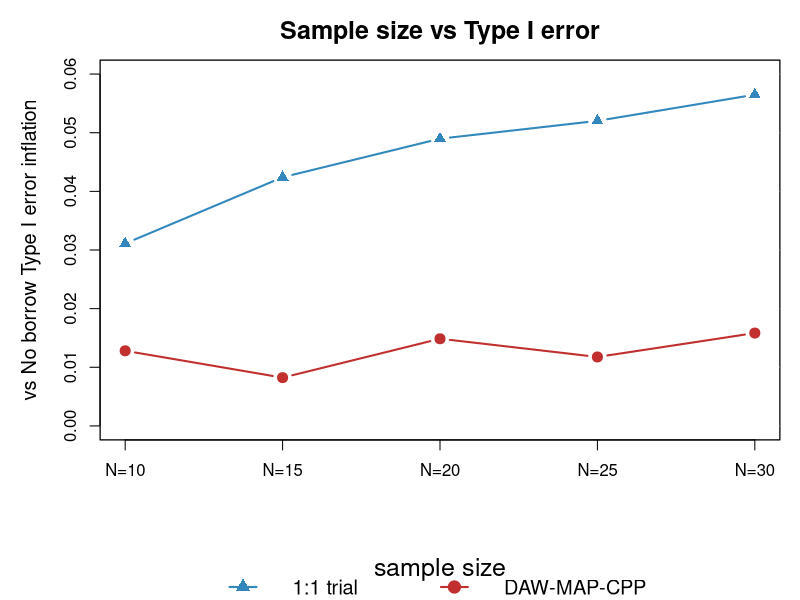

Here is the R script that generated this plot:
# 创建数据向量
vec1 <- c(0.031104928,0.042406782,0.048982512,0.052021401,0.056484897)
vec2 <- c(0.012810811,0.00823292,0.014864865,0.011760493,0.015837838)
x_labels <- c("N=10", "N=15","N=20", "N=25", "N=30")
# 设置绘图参数，增加底部边距以容纳图例和标签
par(mar = c(8, 5, 3, 1))  # 进一步增加底部边距
par(bg = "white")  # 设置白色背景

# 创建基本画布
plot(NA, 
     xlim = c(1, length(vec1)), 
     ylim = c(0,0.06), 
     type = "n",
     xaxt = "n",
     xlab = "",
     ylab = "vs No borrow Type I error inflation",
     main = "Sample size vs Type I error",
     cex.lab = 1.2,
     cex.main = 1.5,
     panel.first = {
       rect(par("usr")[1], par("usr")[3],
            par("usr")[2], par("usr")[4],
            col = "white")
       grid(nx=NA, ny=NULL, col="white", lty=3)
     })

# 添加横坐标轴
axis(1, at = 1:5, labels = x_labels, cex.axis=1, las=1)

# 绘制折线
lines(1:5, vec1, type="b", col="#3288BD", lwd=2, pch=17, cex=1.2)
lines(1:5, vec2, type="b", col="#C22F2F", lwd=2, pch=19, cex=1.2)

# 在坐标系外添加横排图例，去掉边框，增加间距
legend(x = "bottom",             
       legend = c("1:1 trial             ", "DAW-MAP-CPP"),  # 通过添加空格增加间距
       col = c("#3288BD", "#C22F2F"),
       lty = 1,
       lwd = 2,
       pch = c(17,19),
       cex = 1.2,
       pt.cex = 1.5,
       horiz = TRUE,            
       xpd = TRUE,             
       inset = c(0, -0.45),    # 调整图例位置
       bty = "n",              
       x.intersp = 2,          
       seg.len = 1.5           
)

# 添加横坐标标签，放在图例下面
mtext("sample size", side=1, line=6, cex=1.5)  # 增加 line 值使标签下移

